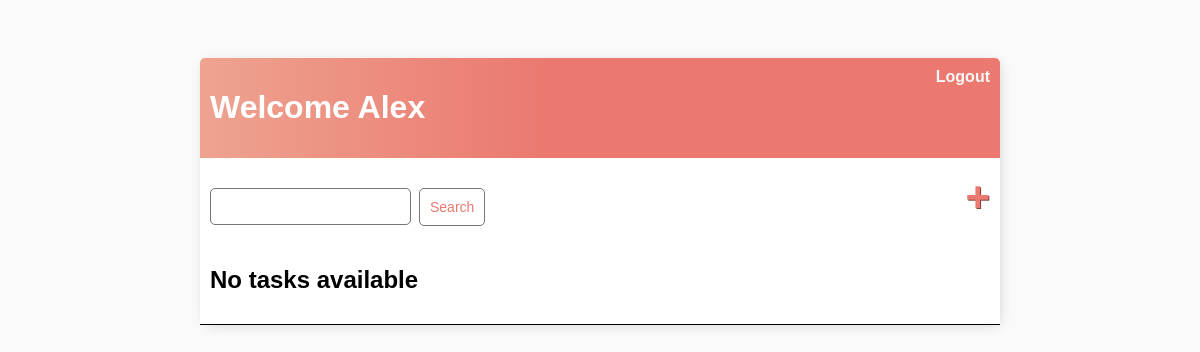
The app's page / (signed in), older data.
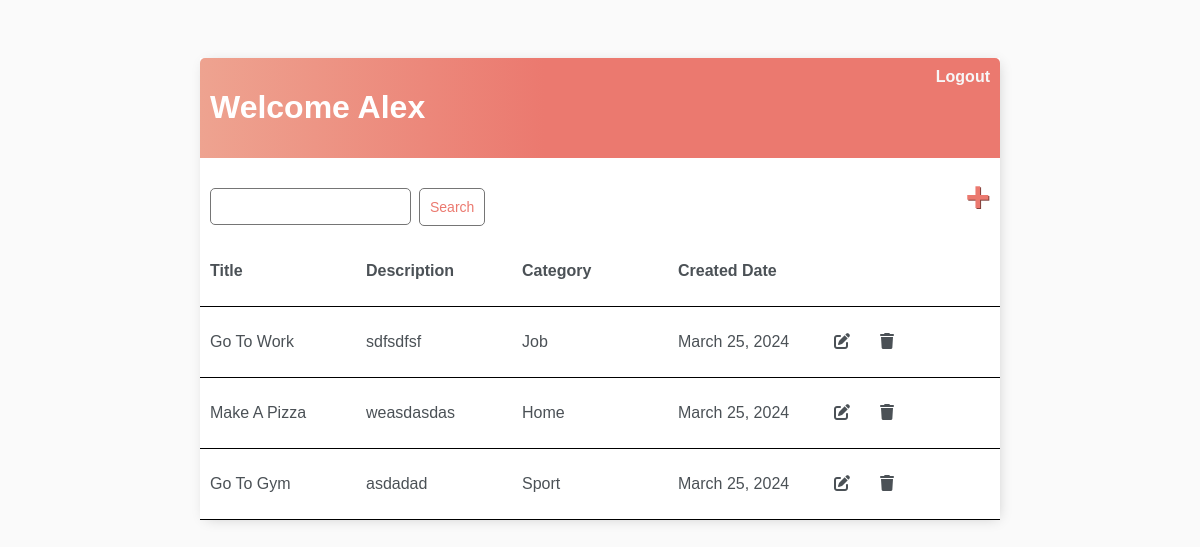
The same page, newer data.
### task_app/models.py (models this page shows, shortened)
class Task(models.Model):
    user = models.ForeignKey(User, on_delete=models.CASCADE)
    title = models.CharField(max_length=256)
    description = models.TextField()
    category = models.CharField(max_length=20)
    created = models.DateField(auto_now_add=True)

### task_app/views.py (the view)
# urls.py: path('', views.task_list, name='task_list'),
@login_required(login_url='login')
def task_list(request):
    tasks = Task.objects.filter(user=request.user)
    return render(request, 'task_list.html', {'tasks': tasks})

### task_app/templates/task_list.html (shortened to what this page needs)
{% extends "base.html" %}
{% block content %}
{% load static %}
<div class="header-bar">
    <h1>Welcome {{ user.username | title }}</h1>
    <a href="{% url 'logout' %}">Logout</a>
</div>
<div id="search-add-wrapper">
    <form id="search-form" method="GET" action="{% url 'search' %}" style="margin-top: 20px; display: flex;" onsubmit="return validateSearchForm()">
        <div style="position: relative;">
            <input type="text" name='search-area' id="search-area" value="{{ search_input }}" style="background-color: ''; position: relative;">
        </div>
        <input class="search-button" type="submit" value="Search">
    </form>
    <a id="add-link" href="{% url 'create_task' %}">&#x2b;</a>
</div>
<div class="task-list">
    {% if tasks %}
        <div class="header">
            <p>Title</p>
            <p>Description</p>
            <p>Category</p>
            <p>Created Date</p>
            <p></p>
        </div>
        {% for task in tasks %}
            <div class="row">
                <p>{{task.title | title}}</p>
                <p>{{ task.description }}</p>
                <p>{{ task.category | title }}</p>
                <p>{{ task.created }}</p>
                <p style="display: flex; gap: 30px;">
                    <a href="{% url 'update_task' task.id %}">
                        <i class="fa-solid fa-pen-to-square"></i>
                    </a>
                    <a href="{% url 'delete_task' task.id %}">
                        <i class="fa-solid fa-trash"></i>
                    </a>
                </p>
            </div>
        {% endfor %}
    {% else %}
        <div class="row">
            <h2>No tasks available</h2>
        </div>
    {% endif %}
</div>
{% endblock %}

Row changes from the older to the newer data that the page shows:
added Task: title "Go To Work", description "sdfsdfsf", category "Job", created "March 25, 2024"
added Task: title "Make A Pizza", description "weasdasdas", category "Home", created "March 25, 2024"
added Task: title "Go To Gym", description "asdadad", category "Sport", created "March 25, 2024"
Text that changed along with them:
text no longer shown: "No tasks available"
text now shown: "Title Description Category Created Date"
